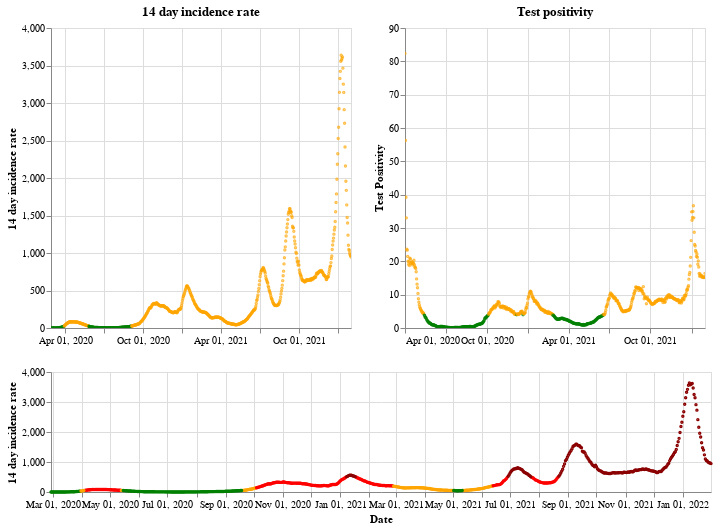

Write notebook code for a chart like this one.
### Markdown cell above
## Scotland

### Code cell
plot_traffic_light('Scotland')

### Figure 1 — Vega-Lite specification as saved in the notebook (floating-point values rounded to 4 significant figures; data arrays with more than 128 entries replaced by an {"elided": "..."} marker saying what was removed)
{"config": {"view": {"continuousWidth": 400, "continuousHeight": 300}}, "vconcat": [{"hconcat": [{"mark": {"type": "point", "size": 2}, "encoding": {"color": {"condition": {"value": "green", "test": "(datum.twoWeeklyCasesRate <= 25)"}, "value": "orange"}, "tooltip": [{"type": "nominal", "field": "areaName"}, {"type": "temporal", "field": "date"}, {"type": "quantitative", "field": "twoWeeklyCasesRate"}, {"type": "quantitative", "field": "testPositivity"}], "x": {"type": "temporal", "axis": {"title": ""}, "field": "date", "scale": {"domain": {"selection": "DateBrush"}}, "timeUnit": "yearmonthdate"}, "y": {"type": "quantitative", "axis": {"title": "14 day incidence rate"}, "field": "twoWeeklyCasesRate"}}, "title": "14 day incidence rate", "width": 300}, {"mark": {"type": "point", "size": 2}, "encoding": {"color": {"condition": {"value": "green", "test": "(datum.testPositivity <= 4)"}, "value": "orange"}, "tooltip": [{"type": "nominal", "field": "areaName"}, {"type": "temporal", "field": "date"}, {"type": "quantitative", "field": "twoWeeklyCasesRate"}, {"type": "quantitative", "field": "testPositivity"}], "x": {"type": "temporal", "axis": {"title": ""}, "field": "date", "scale": {"domain": {"selection": "DateBrush"}}, "timeUnit": "yearmonthdate"}, "y": {"type": "quantitative", "axis": {"title": "Test Positivity"}, "field": "testPositivity"}}, "title": "Test positivity", "width": 300}]}, {"layer": [{"mark": {"type": "point", "size": 2}, "encoding": {"color": {"condition": {"value": "orange", "test": "(((datum.testPositivity < 4) && (datum.twoWeeklyCasesRate >= 50)) && (datum.twoWeeklyCasesRate < 200))"}, "value": "red"}, "opacity": {"condition": {"value": 1, "test": "((datum.twoWeeklyCasesRate >= 50) && (datum.twoWeeklyCasesRate < 500))"}, "value": 0}, "tooltip": [{"type": "nominal", "field": "areaName"}, {"type": "temporal", "field": "date"}, {"type": "quantitative", "field": "twoWeeklyCasesRate"}, {"type": "quantitative", "field": "testPositivity"}], "x": {"type": "temporal", "axis": {"title": "Date"}, "field": "date", "timeUnit": "yearmonthdate"}, "y": {"type": "quantitative", "axis": {"title": "14 day incidence rate"}, "field": "twoWeeklyCasesRate"}}, "selection": {"DateBrush": {"type": "interval", "encodings": ["x"], "fields": ["Time"]}}}, {"mark": {"type": "point", "size": 2}, "encoding": {"color": {"value": "darkred"}, "opacity": {"condition": {"value": 1, "test": "(datum.twoWeeklyCasesRate >= 500)"}, "value": 0}, "tooltip": [{"type": "nominal", "field": "areaName"}, {"type": "temporal", "field": "date"}, {"type": "quantitative", "field": "twoWeeklyCasesRate"}, {"type": "quantitative", "field": "testPositivity"}], "x": {"type": "temporal", "axis": {"title": "Date"}, "field": "date", "timeUnit": "yearmonthdate"}, "y": {"type": "quantitative", "axis": {"title": "14 day incidence rate"}, "field": "twoWeeklyCasesRate"}}}, {"mark": {"type": "point", "size": 2}, "encoding": {"color": {"condition": {"value": "green", "test": "((datum.testPositivity < 4) && (datum.twoWeeklyCasesRate < 50))"}, "value": "orange"}, "opacity": {"condition": {"value": 1, "test": "(datum.twoWeeklyCasesRate < 50)"}, "value": 0}, "tooltip": [{"type": "nominal", "field": "areaName"}, {"type": "temporal", "field": "date"}, {"type": "quantitative", "field": "twoWeeklyCasesRate"}, {"type": "quantitative", "field": "testPositivity"}], "x": {"type": "temporal", "axis": {"title": "Date"}, "field": "date", "timeUnit": "yearmonthdate"}, "y": {"type": "quantitative", "axis": {"title": "14 day incidence rate"}, "field": "twoWeeklyCasesRate"}}}], "height": 120, "width": 660}], "data": {"name": "data-f46f5801f527fa0d4ae662af68a8693d"}, "$schema": "https://vega.github.io/schema/vega-lite/v4.8.1.json", "datasets": {"data-f46f5801f527fa0d4ae662af68a8693d": {"elided": "704 records"}}}
